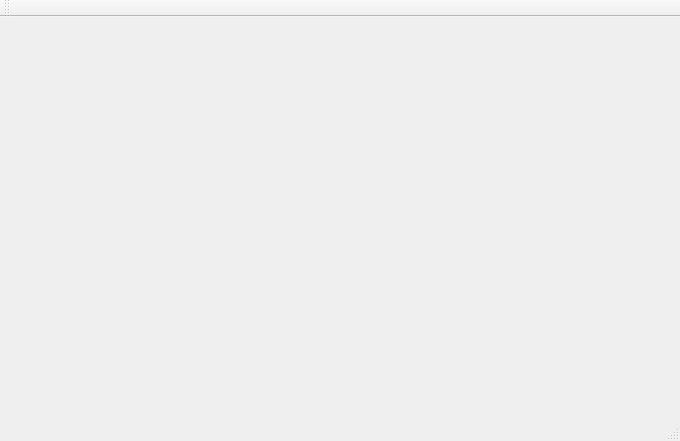
<?xml version="1.0" encoding="UTF-8"?>
<ui version="4.0">
 <class>MainWindow</class>
 <widget class="QMainWindow" name="MainWindow">
  <property name="geometry">
   <rect>
    <x>0</x>
    <y>0</y>
    <width>680</width>
    <height>441</height>
   </rect>
  </property>
  <property name="windowTitle">
   <string>Gestion des Clients</string>
  </property>
  <widget class="QWidget" name="centralWidget"/>
  <widget class="QMenuBar" name="menuBar">
   <property name="geometry">
    <rect>
     <x>0</x>
     <y>0</y>
     <width>680</width>
     <height>26</height>
    </rect>
   </property>
  </widget>
  <widget class="QToolBar" name="mainToolBar">
   <attribute name="toolBarArea">
    <enum>TopToolBarArea</enum>
   </attribute>
   <attribute name="toolBarBreak">
    <bool>false</bool>
   </attribute>
  </widget>
  <widget class="QStatusBar" name="statusBar"/>
 </widget>
 <layoutdefault spacing="6" margin="11"/>
 <resources/>
 <connections/>
</ui>
